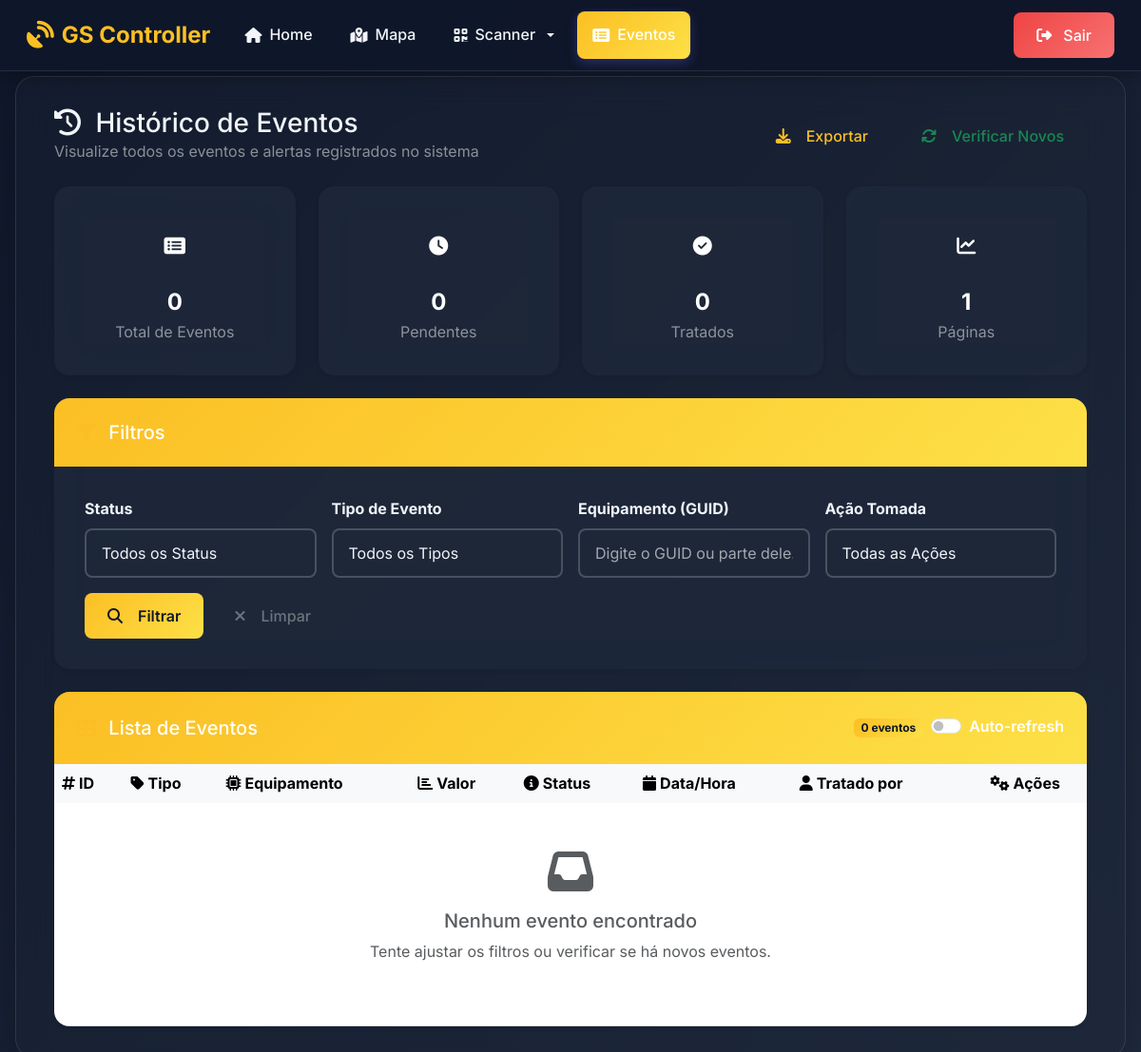
The app's page /eventos/ (signed in), older data.
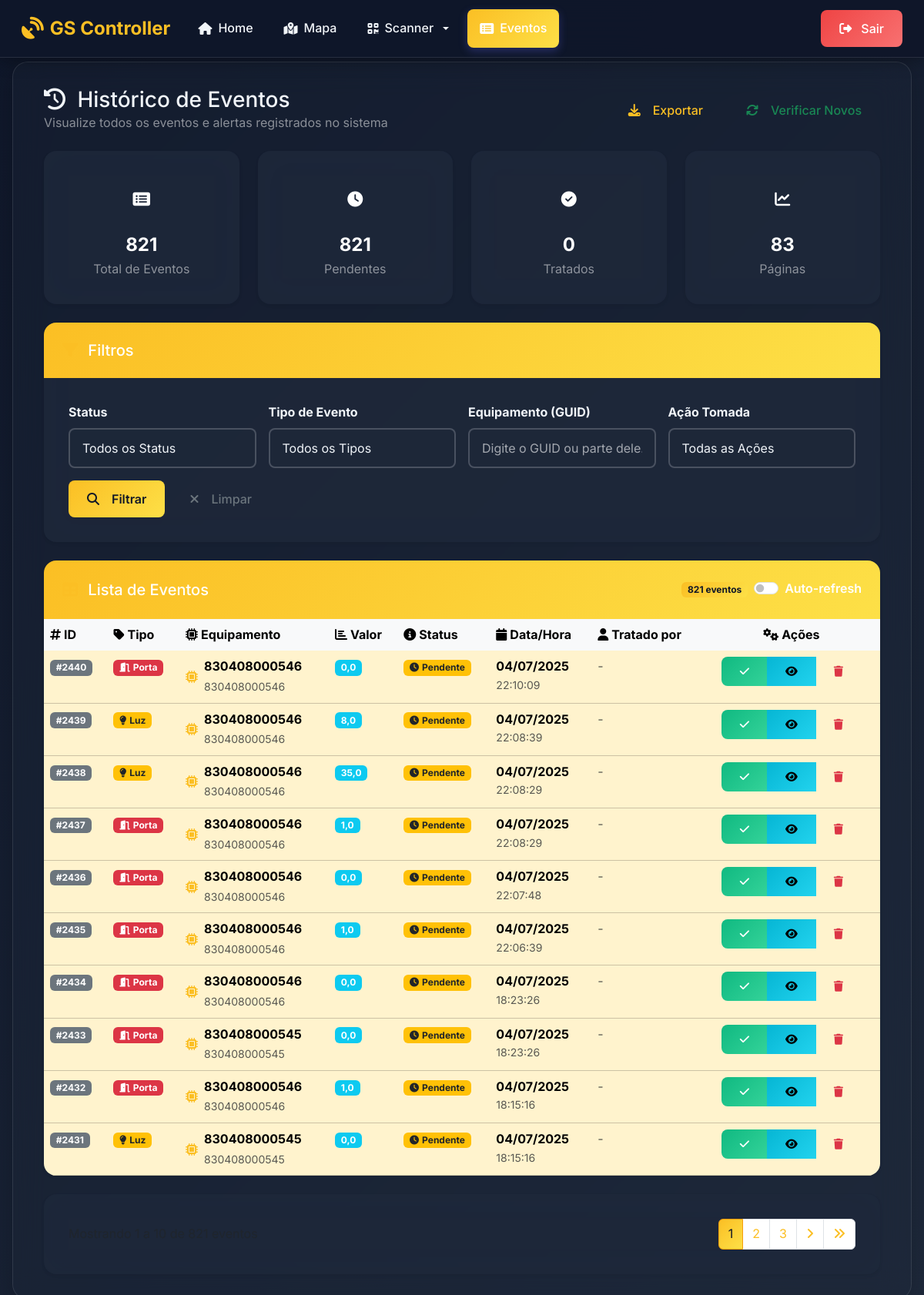
The same page, newer data.
### core/models.py (models this page shows, shortened)
class EventoTratado(models.Model):
    guid             = models.CharField(max_length=255)
    tipo_evento      = models.CharField(max_length=20)
    valor            = models.FloatField(null=True, blank=True)
    criado_em        = models.DateTimeField(auto_now_add=True)
    alerta_disparado = models.BooleanField(default=False)
    status = models.CharField(max_length=20, choices=[
        ('pendente', 'Pendente'),
        ('tratado', 'Tratado'),
        ('ignorado', 'Ignorado'),
    ], default='pendente')
    tratado_em  = models.DateTimeField(null=True, blank=True)
    tratado_por = models.CharField(max_length=100, null=True, blank=True)
    observacoes = models.TextField(null=True, blank=True)
    acao_tomada = models.CharField(max_length=50, choices=[
        ('verificado', 'Verificado'),
        ('corrigido', 'Corrigido'),
        ('ignorado', 'Ignorado'),
        ('escalado', 'Escalado'),
        ('outro', 'Outro')
    ], null=True, blank=True)
    class Meta:
        ordering = ["-criado_em"]
        indexes  = [models.Index(fields=["criado_em"])]
        permissions = [
            ("can_access_eventos", "Pode acessar eventos"),
        ]

### core/views.py (the view)
# urls.py: path("eventos/", eventos_list_view, name="eventos"),
@login_required
@permission_required('core.can_access_eventos', login_url='login')
def eventos_list_view(request):
    status_filter = request.GET.get('status', '')
    tipo_filter = request.GET.get('tipo', '')
    guid_filter = request.GET.get('guid', '')
    acao_filter = request.GET.get('acao', '')
    eventos = EventoTratado.objects.all()
    eventos = eventos.filter(models.Q(tratado_por__isnull=True) | models.Q(tratado_por=""))
    if status_filter:
        eventos = eventos.filter(status=status_filter)
    if tipo_filter:
        eventos = eventos.filter(tipo_evento__icontains=tipo_filter)
    if guid_filter:
        eventos = eventos.filter(guid__icontains=guid_filter)
    if acao_filter:
        eventos = eventos.filter(acao_tomada=acao_filter)
    eventos = eventos.order_by('-criado_em')
    paginator = Paginator(eventos, 10)  # 20 eventos por página
    page_number = request.GET.get('page')
    page_obj = paginator.get_page(page_number)
    total_eventos = eventos.count()
    pendentes = eventos.filter(status='pendente').count()
    tratados = eventos.filter(status='tratado').count()
    for evento in page_obj:
        if evento.alerta_disparado and evento.tratado_em:
            evento.tempo_tratamento = evento.tratado_em - evento.criado_em
    context = {
        'eventos': page_obj,
        'total_eventos': total_eventos,
        'pendentes': pendentes,
        'tratados': tratados,
        'status_filter': status_filter,
        'tipo_filter': tipo_filter,
        'guid_filter': guid_filter,
        'acao_filter': acao_filter,
        'guids_unicos': sorted(list(EventoTratado.objects.values_list('guid', flat=True).distinct())),
    }
    return render(request, 'core/eventos.html', context)

### core/templates/core/eventos.html (shortened to what the changed rows need)
{% extends 'base.html' %}
{% load static %}
{% block content %}
<div class="container-fluid">
    <div class="row mb-4">
        <div class="col-12">
            <div class="d-flex justify-content-between align-items-center">
                <div>
                    <h1 class="h3 mb-0 text-gradient-primary">
                        <i class="fas fa-history me-2"></i>
                        Histórico de Eventos
                    </h1>
                </div>
            </div>
        </div>
    </div>
    <div class="row mb-4">
        <div class="col-md-3">
            <div class="card border-0 shadow-sm h-100">
                <div class="card-body text-center">
                    <div class="icon-wrapper bg-gradient-primary rounded-circle mx-auto mb-3 d-flex align-items-center justify-content-center" style="width: 60px; height: 60px;">
                        <i class="fas fa-list-alt fa-lg text-white"></i>
                    </div>
                    <h4 class="fw-bold text-white mb-1">{{ total_eventos }}</h4>
                    <p class="text-white-50 mb-0">Total de Eventos</p>
                </div>
            </div>
        </div>
        <div class="col-md-3">
            <div class="card border-0 shadow-sm h-100">
                <div class="card-body text-center">
                    <div class="icon-wrapper bg-gradient-warning rounded-circle mx-auto mb-3 d-flex align-items-center justify-content-center" style="width: 60px; height: 60px;">
                        <i class="fas fa-clock fa-lg text-white"></i>
                    </div>
                    <h4 class="fw-bold text-white mb-1">{{ pendentes }}</h4>
                    <p class="text-white-50 mb-0">Pendentes</p>
                </div>
            </div>
        </div>
        <div class="col-md-3">
            <div class="card border-0 shadow-sm h-100">
                <div class="card-body text-center">
                    <div class="icon-wrapper bg-gradient-info rounded-circle mx-auto mb-3 d-flex align-items-center justify-content-center" style="width: 60px; height: 60px;">
                        <i class="fas fa-chart-line fa-lg text-white"></i>
                    </div>
                    <h4 class="fw-bold text-white mb-1">{{ eventos.paginator.num_pages }}</h4>
                    <p class="text-white-50 mb-0">Páginas</p>
                </div>
            </div>
        </div>
    </div>
    <div class="card border-0 shadow-sm">
        <div class="card-header bg-white border-0 d-flex justify-content-between align-items-center">
            <div class="d-flex align-items-center gap-2">
                <span class="badge bg-primary">{{ eventos.paginator.count }} eventos</span>
                <div class="form-check form-switch">
                    <input class="form-check-input" type="checkbox" id="autoRefresh">
                    <label class="form-check-label" for="autoRefresh">Auto-refresh</label>
                </div>
            </div>
        </div>
        <div class="card-body p-0">
            <div class="table-responsive">
                <table class="table table-hover mb-0">
                    <thead class="table-light">
                        <tr>
                            <th class="border-0"><i class="fas fa-hashtag me-1"></i>ID</th>
                            <th class="border-0"><i class="fas fa-tag me-1"></i>Tipo</th>
                            <th class="border-0"><i class="fas fa-microchip me-1"></i>Equipamento</th>
                            <th class="border-0"><i class="fas fa-chart-bar me-1"></i>Valor</th>
                            <th class="border-0"><i class="fas fa-info-circle me-1"></i>Status</th>
                            <th class="border-0"><i class="fas fa-calendar me-1"></i>Data/Hora</th>
                            <th class="border-0"><i class="fas fa-user me-1"></i>Tratado por</th>
                            <th class="border-0 text-center"><i class="fas fa-cogs me-1"></i>Ações</th>
                        </tr>
                    </thead>
                    <tbody>
                        {% for evento in eventos %}
                        <tr class="{% if evento.status == 'pendente' %}table-warning{% endif %}">
                            <td><span class="badge bg-secondary">#{{ evento.id }}</span></td>
                            <td>
                                {% if evento.tipo_evento == 'door' %}
                                    <span class="badge bg-danger"><i class="fas fa-door-open me-1"></i>Porta</span>
                                {% elif evento.tipo_evento == 'light' %}
                                    <span class="badge bg-warning text-dark"><i class="fas fa-lightbulb me-1"></i>Luz</span>
                                {% else %}
                                    <span class="badge bg-secondary"><i class="fas fa-question me-1"></i>{{ evento.tipo_evento }}</span>
                                {% endif %}
                            </td>
                            <td>
                                <div class="d-flex align-items-center">
                                    <i class="fas fa-microchip text-primary me-2"></i>
                                    <div>
                                        <div class="fw-bold">{{ evento.guid|truncatechars:20 }}</div>
                                        <small class="text-muted">{{ evento.guid }}</small>
                                    </div>
                                </div>
                            </td>
                            <td>{% if evento.valor is not None %}<span class="badge bg-info">{{ evento.valor }}</span>{% else %}<span class="text-muted">-</span>{% endif %}</td>
                            <td>
                                {% if evento.status == 'tratado' %}
                                    <span class="badge bg-success"><i class="fas fa-check me-1"></i>Tratado</span>
                                {% elif evento.status == 'ignorado' %}
                                    <span class="badge bg-secondary"><i class="fas fa-times me-1"></i>Ignorado</span>
                                {% else %}
                                    <span class="badge bg-warning text-dark"><i class="fas fa-clock me-1"></i>Pendente</span>
                                {% endif %}
                            </td>
                            <td>
                                <div class="d-flex flex-column">
                                    <span class="fw-bold">{{ evento.criado_em|date:"d/m/Y" }}</span>
                                    <small class="text-muted">{{ evento.criado_em|date:"H:i:s" }}</small>
                                </div>
                            </td>
                            <td>{% if evento.tratado_por %}<div class="d-flex align-items-center"><i class="fas fa-user-check text-success me-2"></i><div><div class="fw-bold">{{ evento.tratado_por }}</div><small class="text-muted">{{ evento.tratado_em|date:"d/m/Y H:i" }}</small></div></div>{% else %}<span class="text-muted">-</span>{% endif %}</td>
                            <td class="text-center">
                                <div class="btn-group" role="group">
                                    {% if evento.status == 'pendente' %}
                                        <button type="button" class="btn btn-sm btn-success" onclick="marcarTratado({{ evento.id }})" title="Marcar como Tratado"><i class="fas fa-check"></i></button>
                                    {% endif %}
                                    <button type="button" class="btn btn-sm btn-info" onclick="verDetalhes({{ evento.id }})" title="Ver Detalhes"><i class="fas fa-eye"></i></button>
                                    <button type="button" class="btn btn-sm btn-outline-danger" onclick="excluirEvento({{ evento.id }})" title="Excluir"><i class="fas fa-trash"></i></button>
                                </div>
                            </td>
                        </tr>
                        {% empty %}
                        <tr><td colspan="8" class="text-center py-5"><div class="text-muted"><i class="fas fa-inbox fa-3x mb-3"></i><h5>Nenhum evento encontrado</h5><p>Tente ajustar os filtros ou verificar se há novos eventos.</p></div></td></tr>
                        {% endfor %}
                    </tbody>
                </table>
            </div>
        </div>
    </div>
    {% if eventos.has_other_pages %}
    <div class="card border-0 shadow-sm mt-4">
        <div class="card-body">
            <nav aria-label="Paginação de eventos">
                <div class="d-flex justify-content-between align-items-center">
                    <ul class="pagination mb-0">
                        {% for num in eventos.paginator.page_range %}
                            {% if eventos.number == num %}<li class="page-item active"><span class="page-link">{{ num }}</span></li>
                            {% elif num > eventos.number|add:'-3' and num < eventos.number|add:'3' %}
                                <li class="page-item"><a class="page-link" href="?page={{ num }}">{{ num }}</a></li>
                            {% endif %}
                        {% endfor %}
                        {% if eventos.has_next %}
                            <li class="page-item"><a class="page-link" href="?page={{ eventos.next_page_number }}"><i class="fas fa-angle-right"></i></a></li>
                            <li class="page-item"><a class="page-link" href="?page={{ eventos.paginator.num_pages }}"><i class="fas fa-angle-double-right"></i></a></li>
                        {% endif %}
                    </ul>
                </div>
            </nav>
        </div>
    </div>
    {% endif %}
</div>
{% endblock %}

Row changes from the older to the newer data that the page shows:
added EventoTratado: id "2440", tipo_evento "door" (drawn), guid "830408000546", valor "0,0", status "pendente" (drawn), criado_em "04/07/2025", criado_em "22:10:09"
added EventoTratado: id "2439", tipo_evento "light" (drawn), guid "830408000546", valor "8,0", status "pendente" (drawn), criado_em "04/07/2025", criado_em "22:08:39"
added EventoTratado: id "2438", tipo_evento "light" (drawn), guid "830408000546", valor "35,0", status "pendente" (drawn), criado_em "04/07/2025", criado_em "22:08:29"
added EventoTratado: id "2437", tipo_evento "door" (drawn), guid "830408000546", valor "1,0", status "pendente" (drawn), criado_em "04/07/2025", criado_em "22:08:29"
added EventoTratado: id "2436", tipo_evento "door" (drawn), guid "830408000546", valor "0,0", status "pendente" (drawn), criado_em "04/07/2025", criado_em "22:07:48"
added EventoTratado: id "2435", tipo_evento "door" (drawn), guid "830408000546", valor "1,0", status "pendente" (drawn), criado_em "04/07/2025", criado_em "22:06:39"
added EventoTratado: id "2434", tipo_evento "door" (drawn), guid "830408000546", valor "0,0", status "pendente" (drawn), criado_em "04/07/2025", criado_em "18:23:26"
added EventoTratado: id "2433", tipo_evento "door" (drawn), guid "830408000545", valor "0,0", status "pendente" (drawn), criado_em "04/07/2025", criado_em "18:23:26"
added EventoTratado: id "2432", tipo_evento "door" (drawn), guid "830408000546", valor "1,0", status "pendente" (drawn), criado_em "04/07/2025", criado_em "18:15:16"
added EventoTratado: id "2431", tipo_evento "light" (drawn), guid "830408000545", valor "0,0", status "pendente" (drawn), criado_em "04/07/2025", criado_em "18:15:16"
Text that changed along with them:
{{ total_eventos }}: "0" → "821"
{{ pendentes }}: "0" → "821"
{{ eventos.paginator.num_pages }}: "1" → "83"
{{ eventos.paginator.count }}: "0" → "821"
new list line: "1"
new list line: "2"
new list line: "3"
text no longer shown: "Nenhum evento encontrado Tente ajustar os filtros ou verificar se há novos eventos."
